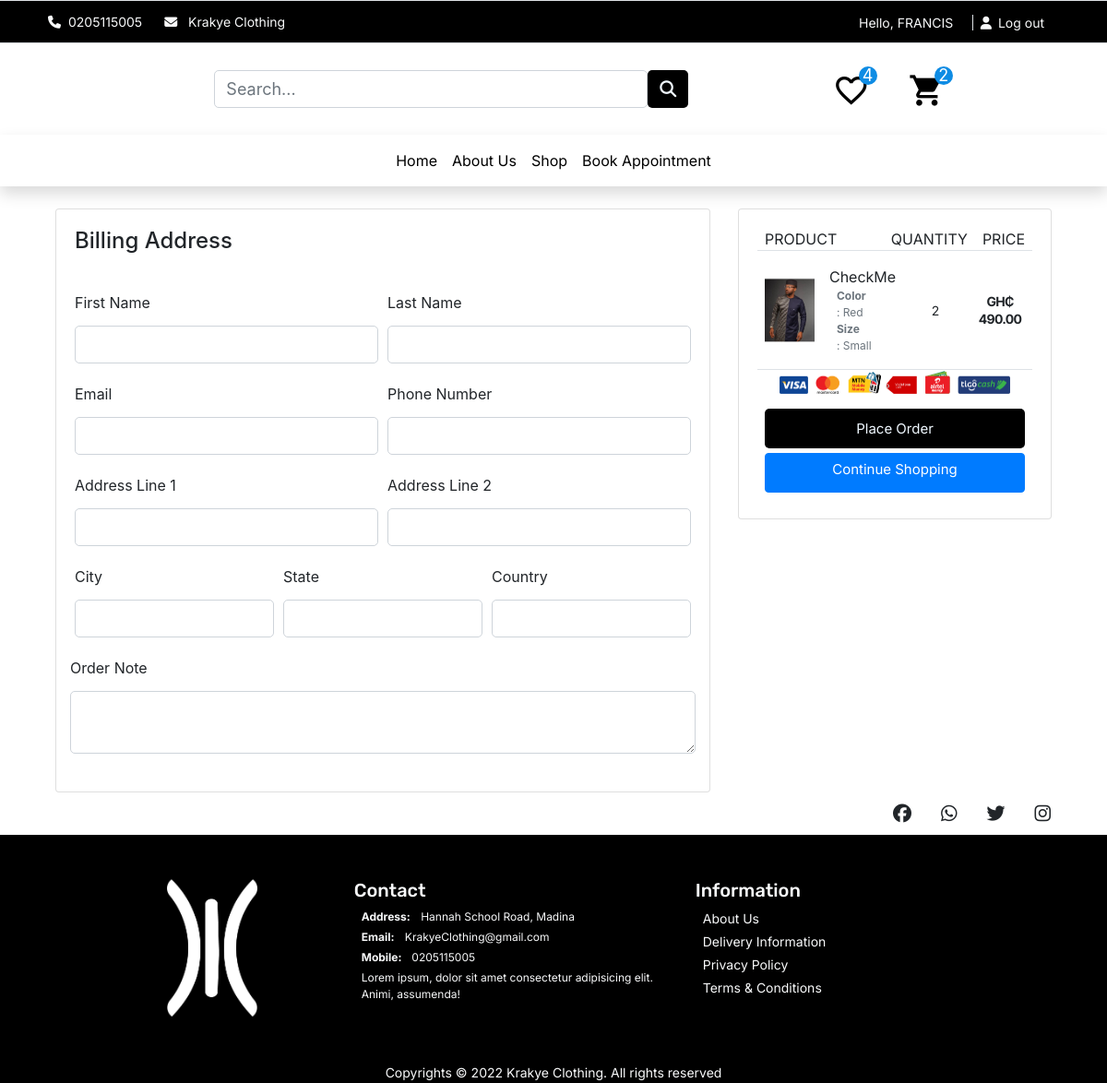
/cart/checkout/ (signed in), run on an earlier commit of the app's database.
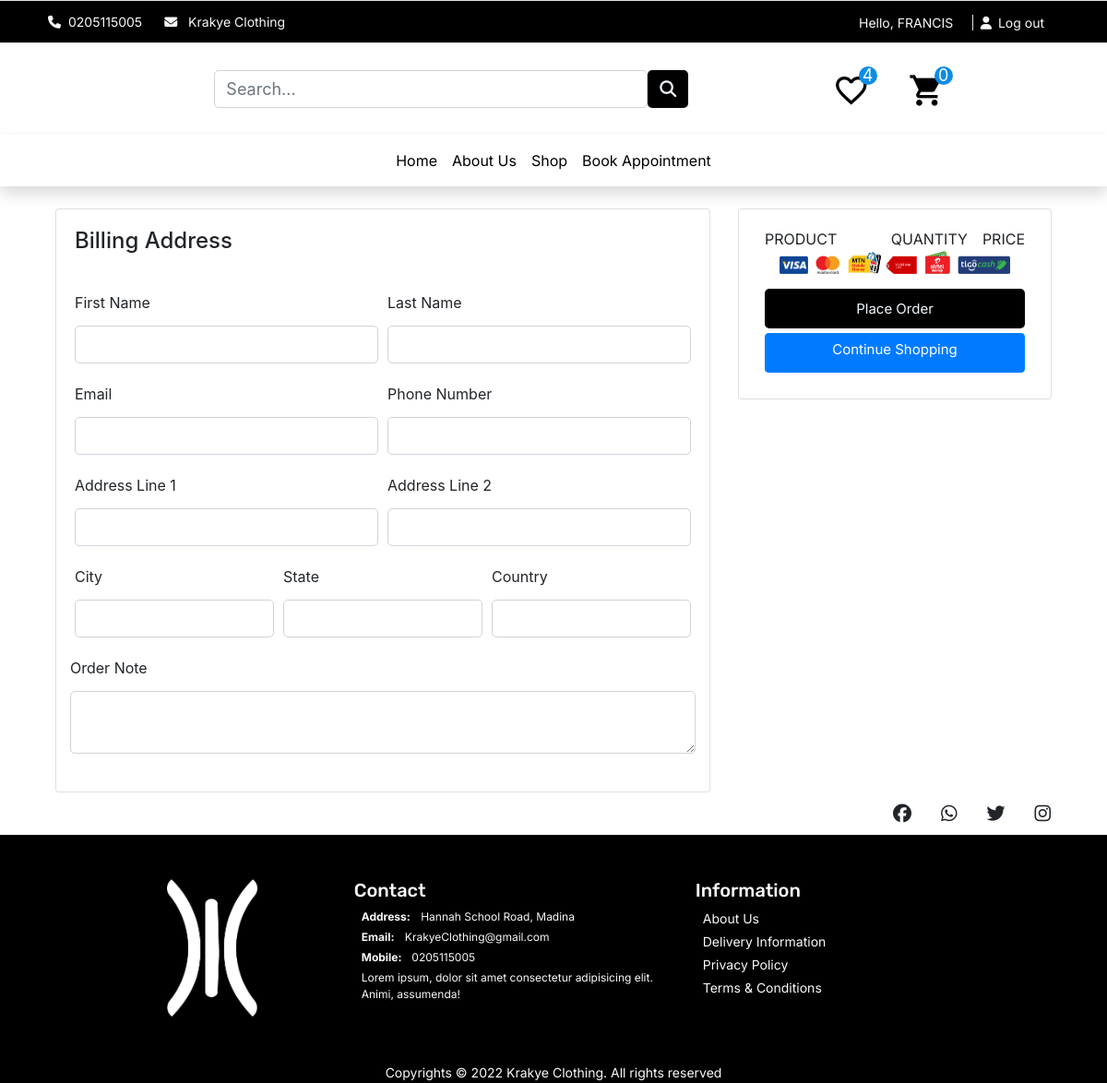
And on a later commit of the database.
### cart/models.py (models this page shows, shortened)
class CartItem(models.Model):
    user = models.ForeignKey(UserBase, on_delete=models.CASCADE, null=True)
    product = models.ForeignKey(Product, on_delete=models.CASCADE)
    variation = models.ManyToManyField(Variation, blank=True)
    cart = models.ForeignKey(Cart, on_delete=models.CASCADE, null=True)
    quantity = models.IntegerField()
    is_active = models.BooleanField(default=True)

### store/models.py (models this page shows, shortened)
class Product(models.Model):
    product_name = models.CharField(max_length=255)
    slug = models.SlugField(max_length=255, unique=True)
    description = models.TextField(blank=True)
    size_guide = models.ImageField(upload_to='size_guide/')
    images = models.ImageField(upload_to='products/')
    price = models.DecimalField(max_digits=6, decimal_places=2, default=0)
    discounted_price = models.DecimalField(max_digits=6, decimal_places=2, default=0)
    stock = models.IntegerField(default=0)
    in_stock = models.BooleanField(default=True)
    created_date = models.DateTimeField(auto_now_add=True)
    modified_date = models.DateTimeField(auto_now=True)
    category = models.ForeignKey(Category, on_delete=models.CASCADE)
    objects = models.Manager()
    products = ProductManager()
    class Meta:
        verbose_name_plural = 'Products'
        ordering = ('-created_date', )

class Variation(models.Model):
    product = models.ForeignKey(Product, on_delete=models.CASCADE)
    variation_category = models.CharField(max_length=100, choices=variation_category_choices)
    variation_value = models.CharField(max_length=100,)
    is_active = models.BooleanField(default=True)
    created_date = models.DateTimeField(auto_now=True)
    objects = VariationManager()

### cart/views.py (the view)
# urls.py: path('checkout/', views.checkout, name='checkout'),
@login_required(login_url='accounts:login')
def checkout(request, total=0, quantity=0, cart_items=None, cart_item_count=0):
    try:
        if request.user.is_authenticated:
            cart_items = CartItem.objects.filter(user=request.user, is_active=True)
        else:
            cart = Cart.objects.get(cart_id=_cart_id(request))
            cart_items = CartItem.objects.filter(cart=cart, is_active=True)
        for cart_item in cart_items:
            total += (cart_item.product.discounted_price * cart_item.quantity)
            quantity += cart_item.quantity
            cart_item_count = CartItem.objects.get(cart_id=_cart_id(request)).count()
    except:
        pass
    context ={
        'total': total,
        'quantity':quantity,
        'cart_items':cart_items,
        'cart_item_count':cart_item_count
    }
    return render(request,  'store/cart/checkout.html', context )

### accounts/models.py (called while the page is built)
    def __str__(self):
        return self.username

### cart/context_processors.py (called while the page is built)
def counter(request):
    cart_count = 0
    if 'admin' in request.path:
        return {}
    else:
        try:
            cart = Cart.objects.filter(cart_id=_cart_id(request))
            if request.user.is_authenticated:
                cart_items = CartItem.objects.all().filter(user=request.user)
            else:
                cart_items = CartItem.objects.all().filter(cart=cart[:1])
            for cart_item in cart_items:
                cart_count += cart_item.quantity
        except Cart.DoesNotExist:
            cart_count = 0
    return dict(cart_count=cart_count)

### cart/views.py (called while the page is built)
def _cart_id(request):
    cart = request.session.session_key
    if not cart:
        cart = request.session.create()
    return cart

### templates/store/cart/checkout.html (shortened to what the changed rows need)
{% extends '../../base.html' %} {% block title %}Krakye Clothing || Cart{% endblock%}
{% block content %} {%load static%}
<link rel="stylesheet" href="{%static 'css/ui.css'%}">
  <section class="section-content mt-4 padding-y bg">
  <div class="container">
  <div class="row">
    <aside class="col-lg-4">
      <div class="card">
      <div class="card-body">
        {% for cart_item in cart_items %}
        <div data-index='{{cart_item.id}}' class="row border-top border-bottom  product-item">
          <div class="row main align-items-center">
              <div class="col ">
                <img src="{{cart_item.product.images.url}}" class="img-fluid">
              </div>
              <div class="col">
                  <div class="row font-inter font-size-16">{{cart_item.product.product_name}}</div>
                  <div class="col">
                    {%if cart_item.variation.all%}
                    {% for item in cart_item.variation.all%}
                    <span class="row text-muted font-size-12"><b>{{item.variation_category |  capfirst}}</b> : {{item.variation_value |  capfirst}}</span>
                    {%endfor%}
                    {%endif%}
                  </div>
              </div>
              <div class="col d-flex justify-content-center text-center">
                <div>
                  <span class="font-size-14 font-inter">
                    {{cart_item.quantity}}
                  </span>
                </div>
             </div>
              <div class="col font-inter d-flex justify-content-center text-center">
                <div class="price-wrap">
                <span class="font-size-14 frow"> <strong>GH₵ {{cart_item.product.discounted_price}}</strong></span>
              </div>
          </div>
        </div>
          </div>
        {% endfor %}
      </div>
      </div>
  </aside>
  </div>
  </div>
  </section>
{%endblock%}

What changed in the data, as far as the page shows it:
removed CartItem: product.images (picture), product.product_name "CheckMe", quantity "2", product.discounted_price "490.00"
no longer on this page (row unchanged): Variation: variation_category "Color", variation_value "Red"
no longer on this page (row unchanged): Variation: variation_category "Size", variation_value "Small"
Also different on the page:
{{ cart_count }}: "2" → "0"
